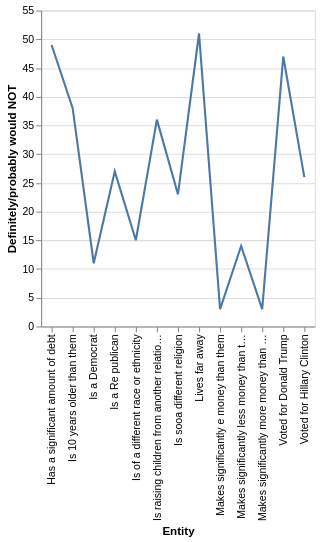

Write the Vega-Lite specification saved for this chart.
### Vega-Lite specification from a JSON file in a GitHub repository (floating-point values rounded to 4 significant figures)
{"$schema": "https://vega.github.io/schema/vega-lite/v5.json", "description": "Line chart auto-generated from CSV", "data": {"values": [{"Entity": "Makes significantly more money than them", "Definitely/probably would NOT": "3", "Definitely/probably would (or already have)": "97"}, {"Entity": "Makes significantly e money than them", "Definitely/probably would NOT": "3", "Definitely/probably would (or already have)": "97"}, {"Entity": "Is a Democrat", "Definitely/probably would NOT": "11", "Definitely/probably would (or already have)": "88"}, {"Entity": "Makes significantly less money than them", "Definitely/probably would NOT": "14", "Definitely/probably would (or already have)": "86"}, {"Entity": "Is of a different race or ethnicity", "Definitely/probably would NOT": "15", "Definitely/probably would (or already have)": "85"}, {"Entity": "Is sooa different religion", "Definitely/probably would NOT": "23", "Definitely/probably would (or already have)": "77"}, {"Entity": "Voted for Hillary Clinton", "Definitely/probably would NOT": "26", "Definitely/probably would (or already have)": "73"}, {"Entity": "Is a Re publican", "Definitely/probably would NOT": "27", "Definitely/probably would (or already have)": "72"}, {"Entity": "Is raising children from another relationship Is 10 years younger than them*", "Definitely/probably would NOT": "36", "Definitely/probably would (or already have)": "27"}, {"Entity": "Is 10 years older than them", "Definitely/probably would NOT": "38", "Definitely/probably would (or already have)": "61"}, {"Entity": "Voted for Donald Trump", "Definitely/probably would NOT": "47", "Definitely/probably would (or already have)": "52"}, {"Entity": "Has a significant amount of debt", "Definitely/probably would NOT": "49", "Definitely/probably would (or already have)": "50"}, {"Entity": "Lives far away", "Definitely/probably would NOT": "51", "Definitely/probably would (or already have)": "49"}]}, "mark": "line", "encoding": {"x": {"field": "Entity", "type": "ordinal"}, "y": {"field": "Definitely/probably would NOT", "type": "quantitative"}}}
